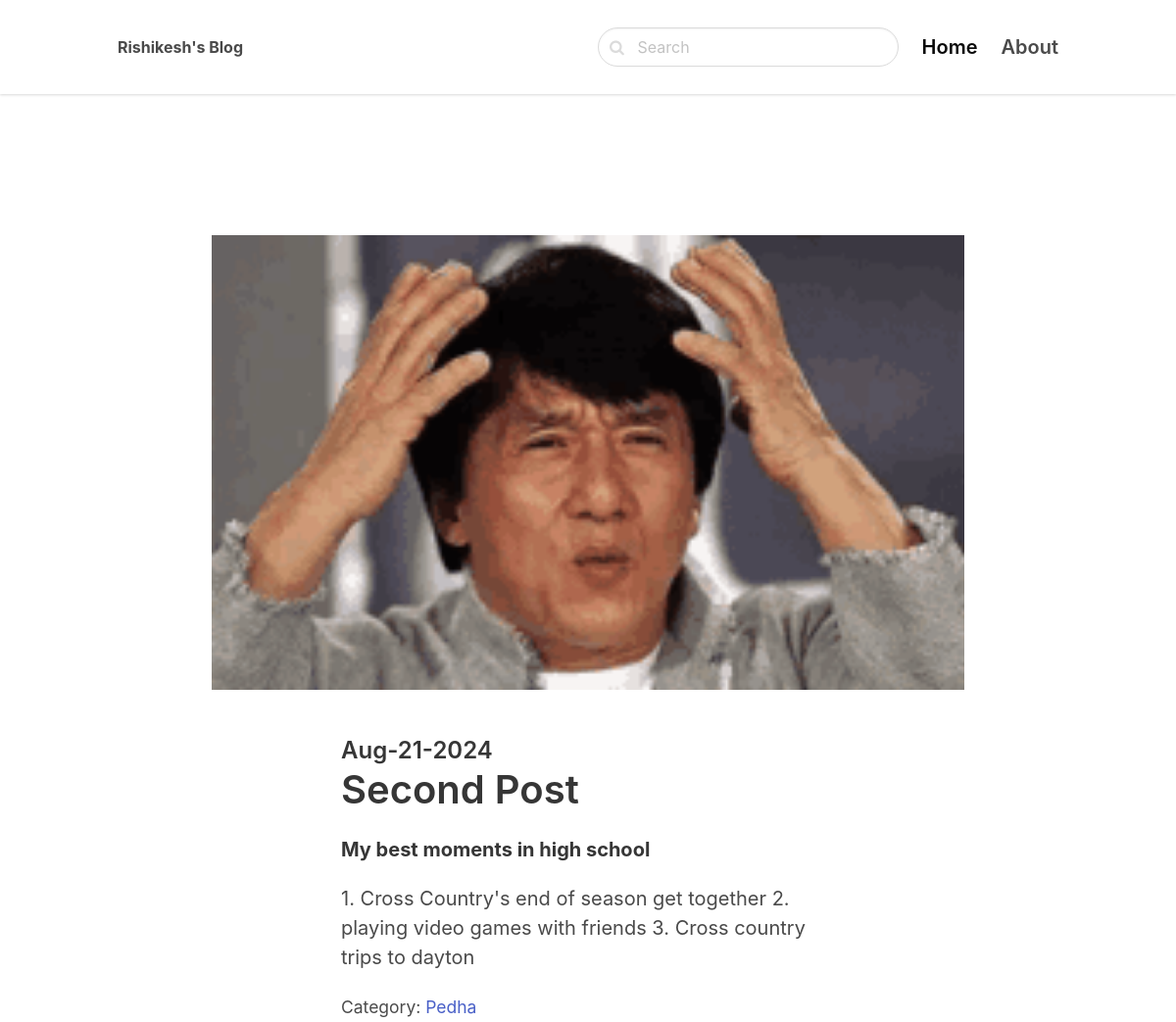
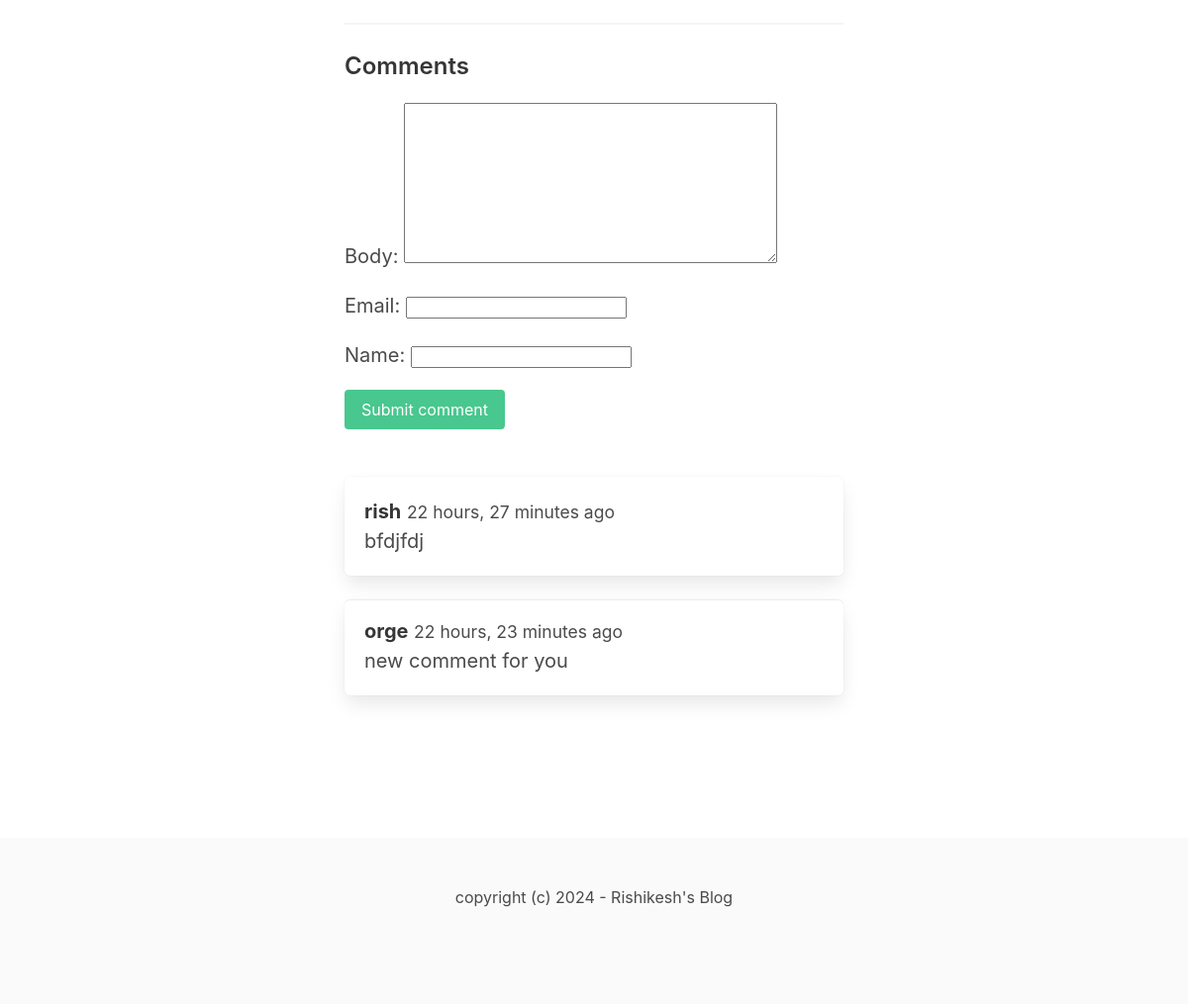
The app's page /Pedha/my-best-moments/ with its own data (2 pictures, top to bottom).
### journal/models.py (models this page shows, shortened)
class Post(models.Model):
    ACTIVE = 'active'
    DRAFT  = 'draft'
    CHOICES_STATUS=(
        (ACTIVE,'Active'),
        (DRAFT,'Draft')
    )
    category=models.ForeignKey(Category, related_name='posts',on_delete=models.CASCADE)
    title = models.CharField(max_length=255)
    slug = models.SlugField()
    intro = models.TextField()
    body = models.TextField()
    created_at = models.DateTimeField(auto_now_add=True)
    status = models.CharField(max_length=10, choices=CHOICES_STATUS,default=ACTIVE)
    image = models.ImageField(upload_to='uploads/',blank=True,null=True)
    class Meta:
        ordering=('-created_at',)

class Category(models.Model):
    title= models.CharField(max_length=255)
    slug= models.SlugField()
    class Meta:
        ordering=('title',)
        verbose_name_plural='Categories'
    def __str__(self):
        return self.title

class Comment(models.Model):
    post = models.ForeignKey(Post, related_name='comments',on_delete=models.CASCADE)
    name = models.CharField(max_length=255)
    email = models.EmailField()
    body = models.TextField()
    created_at = models.DateTimeField(auto_now_add=True)

### journal/views.py (the view)
# urls.py: path('<slug:category_slug>/<slug:slug>/',views.detail,name='post_detail'),
def detail(request,category_slug,slug):
    post= get_object_or_404(Post,slug=slug, status=Post.ACTIVE)
    if request.method == 'POST':
        form = CommentForm(request.POST)
        if form.is_valid():
            comment = form.save(commit=False)
            comment.post = post
            comment.save()
            return redirect('post_detail', slug=slug,category_slug=category_slug)
    else:
        form = CommentForm()
    form = CommentForm()
    return render(request,'bog/detail.html',{'post':post,'form':form})

### journal/forms.py
class CommentForm(forms.ModelForm):
    class Meta:
        model= Comment
        fields = {'name','email','body'}

### journal/templates/bog/detail.html (shortened to what this page needs)
{% extends  'core/index.html' %}
{% block content %}
<section class="hero ">
    <div class="hero-body">
      <div class="container">
        <section class="section">
          {% if post.image %}
               <figure class="image mb-6">
                    <img src="{{post.image.url}}">
                </figure>
            {% endif%}
          <div class="columns">
            <div class="column is-8 is-offset-2">
                  <div class="content is-medium">
                    <h2 class="subtitle is-4">{{post.created_at|date:'M-d-Y'}} </h2>
                    <h1 class="title">{{post.title}}</h1>
                    <p><strong>{{post.intro}}</strong></p>
                    <p>{{post.body}}</p>
                    <p><small>Category: <a href="{%url 'category_detail' post.category.slug  %}">{{post.category}}</a></small></p>
                    <hr>
                    <h2 class="subtitle is-4">Comments</h2>
                    <form method="post" class="mb-6">
                        {{form.as_p}}
                        <div class="field">
                            <div class="control">
                                <button class="button is-success"> Submit comment</button>
                            </div>
                        </div>
                    </form>
                    {% for comment in post.comments.all %}
                        <article class="media box">
                            <div class="media-content">
                                <strong>{{ comment.name }}</strong> <small>{{comment.created_at|timesince}} ago</small><br>
                                {{comment.body}}
                            </div>
                        </article>
                    {% endfor %}
                  </div>
            </div>
          </div>
        </section>
      </div>
    </div>
</section>
{% endblock %}

### core/templates/core/index.html (shortened to what this page needs)
<!DOCTYPE html>
<html lang="en">
<head>
    <link rel="stylesheet" href="https://unpkg.com/bulma@0.9.2/css/bulma.min.css">
    <link href="https://stackpath.bootstrapcdn.com/font-awesome/4.7.0/css/font-awesome.min.css" rel="stylesheet"
>
</head>
<body>
    <nav class="navbar">
        <div class="container">
          <div class="navbar-brand">
            <a class="navbar-item" href="/">
                <strong>Rishikesh's Blog</strong>
            </a>
          </div>
          <div id="navbarMenu" class="navbar-menu">
            <div class="navbar-end">
              <div class=" navbar-item">
                <form method="get" action="{% url 'search' %}">
                   <div class="control has-icons-left">
                      <input class="input is-rounded" name="query" type="text" placeholder="Search">
                      <span class="icon is-left">
                      </span>
                    </div>
                 </form>
              </div>
              <a href="/" class="navbar-item is-active is-size-5 has-text-weight-semibold">
                Home
              </a>
              <a href="{% url 'about' %}" class="navbar-item is-size-5 has-text-weight-semibold">
                About
              </a>
            </div>
          </div>
        </div>
      </nav>
    <section class="section">
        <div class="container">
        {% block content %}
        {% endblock  %}
        </div>
     </section>
  <footer class="footer">
    <div class="content has-text-centered">
        <p>
            copyright (c) 2024 - Rishikesh's Blog
        </p>
    </div>
  </footer>
</body>
</html>

### core/templates/core/index.html (style rules this page uses)
nav.navbar { height: 6rem !important; box-shadow: 0 1px 3px 0 rgba(0, 0, 0, .1), 0 1px 2px 0 rgba(0, 0, 0, .06) !important; }

### records on screen
Post: image (picture), created_at "Aug-21-2024", title "Second Post", intro "My best moments in high school", body "1. Cross Country's end of season get together 2. playing video games with friends 3. Cross country trips to dayton", category "Pedha"
Comment: name "rish", created_at "22 hours, 27 minutes", body "bfdjfdj"
Comment: name "orge", created_at "22 hours, 23 minutes", body "new comment for you"
